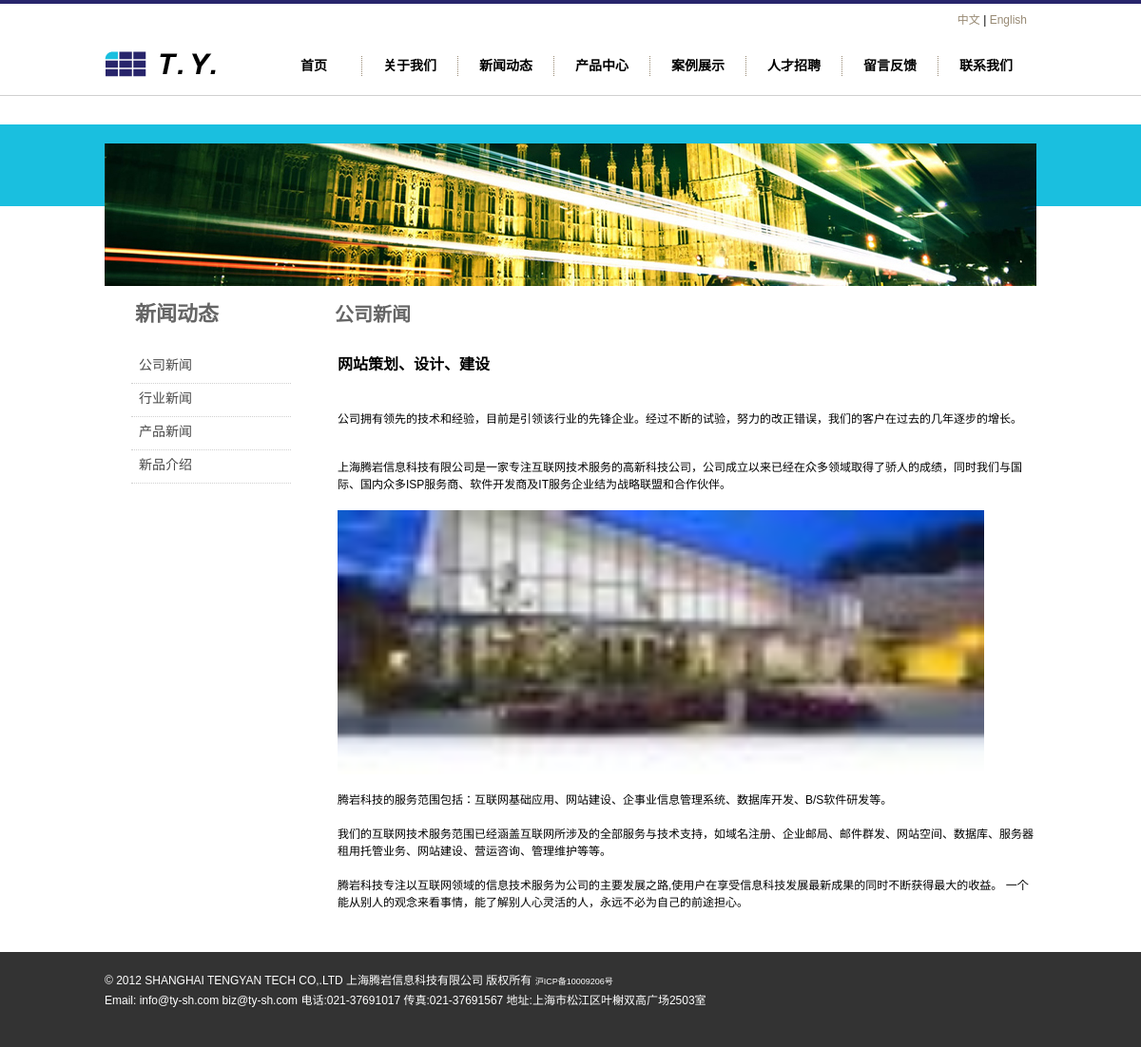
Page /news/newspage.php?newsid=15 on the committed database.
### tables this page shows
CREATE TABLE `layoutpic` (
  `id_layoutpic` int(11) NOT NULL auto_increment,
  `id_layout` int(11) NOT NULL,
  `id_hr` int(11) NOT NULL,
  `title` varchar(250) NOT NULL,
  `intro` text NOT NULL,
  `url` varchar(250) NOT NULL,
  `opicname` varchar(250) NOT NULL,
  `spicname` varchar(250) NOT NULL,
  `dele` int(1) NOT NULL default '1',
  `type` varchar(3) NOT NULL,
  `indate` datetime NOT NULL,
  `modate` datetime NOT NULL,
  `deldate` datetime NOT NULL,
  `browsecount` int(11) NOT NULL,
  PRIMARY KEY  (`id_layoutpic`)
);

CREATE TABLE `newsdir` (
  `id_newsdir` int(11) NOT NULL auto_increment,
  `lang` int(1) NOT NULL default '1',
  `name` varchar(25) NOT NULL,
  `intro` text NOT NULL,
  `dele` int(1) NOT NULL default '1',
  `fatherid` int(11) NOT NULL,
  `level` int(1) NOT NULL,
  `ordernum` int(11) NOT NULL,
  PRIMARY KEY  (`id_newsdir`)
);

CREATE TABLE `newsinfo` (
  `id_newsinfo` int(11) NOT NULL auto_increment,
  `id_newsdir` int(11) NOT NULL,
  `id_hr` int(11) NOT NULL,
  `lang` int(1) NOT NULL default '1',
  `title` varchar(250) NOT NULL,
  `intro` text NOT NULL,
  `content` longtext NOT NULL,
  `tag` text NOT NULL,
  `dele` int(1) NOT NULL default '1',
  `isnew` int(1) NOT NULL default '1',
  `url` varchar(255) NOT NULL,
  `newsdate` date NOT NULL,
  `indate` datetime NOT NULL,
  `modate` datetime NOT NULL,
  `deldate` datetime NOT NULL,
  `browsecount` int(11) NOT NULL,
  `ordernum` int(11) NOT NULL,
  PRIMARY KEY  (`id_newsinfo`)
);

CREATE TABLE `layout` (
  `id_layout` int(11) NOT NULL auto_increment,
  `lang` int(1) NOT NULL default '1',
  `title` varchar(250) NOT NULL,
  `url` text NOT NULL,
  `intro` text NOT NULL,
  `content` text NOT NULL,
  `openstat` int(1) NOT NULL default '1',
  `ordernum` int(11) NOT NULL,
  PRIMARY KEY  (`id_layout`)
);

### www/inc/config.php (called while the page is built, shortened)
<?php
require_once("mysql.class.php");
$db_hostname="localhost";
$db_username="root";
$db_password="123456";
$db_database="demo-l1";
?>

### www/inc/function.class.php (called while the page is built, shortened)
<?php
$objDB=new mysql($db_hostname,$db_username,$db_password,$db_database);
$strSQL = "select iscopy,otherheader,title,keywords,description,icp,mapcode,statistics from siteset where id_siteset=1" ;
$objDB->Execute($strSQL);
function getcurrentfilename(){
return end(explode('/',$_SERVER["PHP_SELF"]));
}
function getnewsdir2($fatherid){
global	 $objDB;
$strSQL="SELECT id_newsdir,name,intro FROM newsdir WHERE level='2' and dele='1' and fatherid='".$fatherid."' order by ordernum asc";
$objDB->Execute($strSQL);
$getnewsdir2=$objDB->GetRows();
return $getnewsdir2;
}
function getlayoutinfo($lid,$tableField){
global	 $objDB;
$strSQL = "select $tableField from layout where id_layout='".$lid."'" ;
$objDB->Execute($strSQL);
$getlayoutinfo=$objDB->fields();
return $getlayoutinfo;
}
function getlayoutpic($lid,$postion){
global	 $objDB;
$strSQL = "select opicname as pic from layoutpic  where id_layout ='".$lid."' order by  id_layoutpic asc limit $postion,1" ;
$objDB->Execute($strSQL);
$arronepic=$objDB->fields();
return $arronepic[pic];
}
?>

### www/inc/cn_header_core.php (called while the page is built, shortened)
<?php
$getnewsdir2=getnewsdir2(1);
?>

### www/inc/cn_newspage_core.php (called while the page is built)
<?php
require "../inc/config.php";
require "../inc/function.class.php";
require "../inc/cn_header_core.php";
$strSQL = "select * from newsinfo where id_newsinfo='".$_GET[newsid]."'  " ;
$objDB->Execute($strSQL);
$onenews=$objDB->fields();
?>

### www/news/newspage.php (the view, shortened to what this page needs)
<?php
require "../inc/cn_newspage_core.php";
?>
<!DOCTYPE html PUBLIC "-//W3C//DTD XHTML 1.0 Transitional//EN" "http://www.w3.org/TR/xhtml1/DTD/xhtml1-transitional.dtd">
<html xmlns="http://www.w3.org/1999/xhtml">
<head>
<link href="../inc/css/css1.css" rel="stylesheet" type="text/css">
</head>
<body>
<? require "../header.php"; ?>
<div id="about_banner">
<div id="about_box"><img src="../inc/pics/about_banner.jpg" /></div>
</div>
<div id="news_contbox">
<div id="about_top">
<div id="about_toptitle">新闻动态</div>
<div id="about_topintro">公司新闻</div>
</div>
<div id="about_left">
<ul>
<? for($i=0;$i<sizeof($getnewsdir2);$i++){?>
<li><a href="/news/news.php?ndir=<?=$getnewsdir2[$i][id_newsdir];?>" <? if($_GET[ndir]==$getnewsdir2[$i][id_newsdir]){echo 'class="curr"';}?>><?=$getnewsdir2[$i][name];?></a></li>
<? }?>
</ul>
</div>
<div id="news_right">
<div class="newspicbox">
<h2 class="posttitle"><?=$onenews[title];?></h2>
<?=$onenews[content];?>
</div>
<div id="nvai"> <?php if(substr(trim($strNavigate),-46)!='#494949"><strong>1</strong></font>&nbsp;&nbsp;'){echo $strNavigate;}?></div>
</div>
</div>
<? require "../footer.php"; ?>
</body>
</html>

### www/header.php (shortened to what this page needs)
<div id="header_box">
<div id="header" >
<div id="header_logo"><a href="/"><img src="/upload/layout/<?=getlayoutpic(1,0)?>" width="132" height="27" /></a></div>
<div id="header_menubox">
<div id="header_language"><a href="/">中文</a> | <a href="/en/">English</a></div>
<div id="header_menu" style="position: relative">
<ul  id="menu">
<li><a href="/" id="n1"  <? if(getcurrentfilename()=='index.php'){echo ' class="curr"';}?>>首页</a></li>
<li><a href="/about/about.php?pageid=1" id="n2"  <? if(getcurrentfilename()=='about.php'){echo ' class="curr"';}?>>关于我们</a></li>
<li><a href="/news/news.php" id="n3"  <? if(getcurrentfilename()=='news.php'){echo ' class="curr"';}?>>新闻动态</a></li>
<li><a href="/product/product.php?id1=1" id="n4"  <? if(getcurrentfilename()=='product.php'){echo ' class="curr"';}?>>产品中心</a></li>
<li><a href="/case/case.php" id="n5"  <? if(getcurrentfilename()=='case.php'){echo ' class="curr"';}?>>案例展示</a></li>
<li><a href="/about/hr.php?pageid=7" id="n6"  <? if(getcurrentfilename()=='hr.php'){echo ' class="curr"';}?>>人才招聘</a></li>
<li><a href="javascript:void(0)"  onclick="needsendmail2();" id="n7"  >留言反馈</a></li>
<li style="border-right: none;"><a href="/about/contact.php?pageid=6" id="n8"  <? if(getcurrentfilename()=='contact.php'){echo ' class="curr"';}?>>联系我们</a></li>
</ul>
</div>
</div>
</div>
</div>

### www/footer.php (shortened to what this page needs)
<div id="footer">
<div id="footer_info">
<p>
<?
$footertext=getlayoutinfo(2,'content');
echo $footertext[content];
?>
</p>
</div>
</div>

### www/inc/css/css1.css (style rules this page uses)
html,body,div,img,h1,h2,h3,h4,h5,h6,ul,p,blockquote,form,fieldset,table,th,td,fieldset,legend { margin:0;padding:0;border:0; }
html { overflow-y:scroll; }
body { font-size:87.5%; }
a { outline:none; border-style: none; -moz-outline-style: none; }
p,ul,ol { margin-bottom:15px; }
li { margin-left:20px; }
a { color: #183F72; text-decoration: underline; }
body { font-family: Arial, Helvetica, sans-serif; text-align:left; font-size: 9pt; background-color:#fff; line-height: 1.5em; }
h2 { color: #000000; font-size: 16px; font-weight: bold; font-family: Arial; margin: 0 0 10px 0; padding: 0; line-height: 1.5em; }
h3 { color: #000000; font-size: 14px; font-weight: bold; font-family: Arial; margin: 0 0 5px 0; padding: 0; line-height: 1.5em; }
#header_box { width: 100%;height:96px;border-top: 4px #28256B solid;border-bottom:1px #D0D0D0 solid; }
#header { width: 980px;height:96px;margin: 0 auto; }
#header_logo { float:left;width: 137px;height:30px; margin-top:50px; }
#header_menubox { float:right;width:840px; height:96px; }
#header_language { float:right; margin-right:10px;width:300px; height:30px; text-align:right; line-height:35px; }
#header_language a { font-size: 9pt; color: #978973; text-decoration: none; font-weight: normal; }
#header_menu { float:right; margin-top:25px;width:810px; height:21px; }
#menu { font-size:14px; }
#menu, #menu li { list-style:none; padding:0; margin:0; border-right:1px dotted #978973; }
#menu li { float:left; width:100px; height:21px; }
#menu li a { display:block; width:80px; margin-left:10px; height:21px; line-height:20px; text-align:center;color:#000; text-decoration:none;font-size:14px; font-weight: bold }
#footer { width: 100%;height:100px;background-color: #333333; color:#FFFFFF }
#footer_info { width: 980px;height:100px;margin: 0 auto; }
#footer p { float:left; margin-top:20px;line-height:20px; }
#footer a { font-size: 9px; color: #FFFFFF; text-decoration: none; font-weight: normal; }
#about_banner { margin-top:30px;width: 100%;height:86px;background-color: #1ABFDF; }
#about_box { position: relative; padding-top:25px; width: 980px;height:100px;margin: 0 auto; }
#about_box img { position: absolute; left:0px;top:20px; }
#about_top { float:left;width: 980px;height:50px; }
#about_toptitle { float:left; margin-top:20px;width: 152px;height:70px; font-size: 22px;color: #666666; font-weight: bold; text-align:center; }
#about_topintro { float:left; margin-top:20px; margin-left:90px; width: 500px;height:30px;font-size: 20px;color: #666666; font-weight: bold; }
#about_left { float:left; width: 210px;height:300px; }
#about_left ul { list-style: none; }
#about_left li { float:left; margin-top:15px; width:152px;height:20px; }
#about_left li a { padding:8px; display:block;margin-left:8px;font-size: 14px;color: #494949; text-decoration: none; font-weight: normal;width:152px;height:20px;border-bottom:1px #D0D0D0 dotted; }
#news_contbox { width: 980px;height:auto!important;min-height:550px;height:550px;margin: 0 auto; margin-top:85px; }
#news_right { float: right;width: 765px;height:auto!important;min-height:450px;height:450px; }
.newspicbox { float:left; margin-left:30px; margin-top:20px; width:735px;height:auto!important;min-height:450px;height:450px; }
#nvai { float:left;width:100%; height:25px; text-align:right }

### rows in the picture
layoutpic: opicname (picture)
newsdir: name "公司新闻"
newsdir: name "行业新闻"
newsdir: name "产品新闻"
newsdir: name "新品介绍"
newsinfo: title "网站策划、设计、建设", content "公司拥有领先的技术和经验，目前是引领该行业的先锋企业。经过不断的试验，努力的改正错误，我们的客户在过去的几年逐步的增长。 上海腾岩信息科技有限公司是一家专注互联网技术服务的高新科技公司，公司成立以来已经在众多领域取得了骄人的成绩，同时我们与国际、国内众多ISP服务商、软件开发商及IT服务企业结为战略联盟和合作伙伴。 腾岩科技的服务范围包括：互联网基础应用、网站建设、企事业信息管理系统、数据库开发、B/S软件研发等。 我们的互联网技术服务范围已经涵盖互联网所涉及的全部服务与技术支持，如域名注册、企业邮局、邮件群发、网站空间、数据库、服务器租用托管业务、网站建设、营运咨询、管理维护等等。 腾岩科技专注以互联网领域的信息技术服务为公司的主要发展之路,使用户在享受信息科技发展最新成果的同时不断获得最大的收益。 一个能从别人的观念来看事情，能了解别人心灵活的人，永远不必为自己的前途担心。", content (picture)
layout: content "© 2012 SHANGHAI TENGYAN TECH CO,.LTD 上海腾岩信息科技有限公司 版权所有 沪ICP备10009206号 Email: info@ty-sh.com biz@ty-sh.com 电话:021-37691017 传真:021-37691567 地址:上海市松江区叶榭双高广场2503室"
